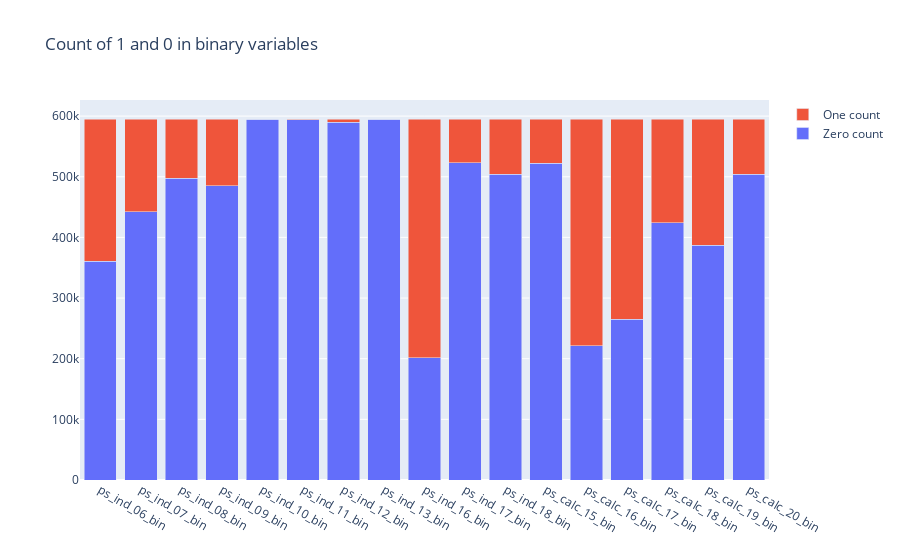

Notebook source saved alongside this figure:
### Code cell
trace1 = go.Bar(x = bin_col, y = zero_list, name = 'Zero count')
trace2 = go.Bar(x = bin_col, y = one_list, name = 'One count')
data = [trace1, trace2]
layout = go.Layout(barmode = 'stack', title = 'Count of 1 and 0 in binary variables')

fig = go.Figure(data = data, layout = layout)
py.iplot(fig, filename = 'stacked-bar')

### Figure 1 — Plotly figure (JSON) as saved in the notebook; plotly's stock layout.template omitted (floating-point values rounded to 4 significant figures)
{"data": [{"name": "Zero count", "x": ["ps_ind_06_bin", "ps_ind_07_bin", "ps_ind_08_bin", "ps_ind_09_bin", "ps_ind_10_bin", "ps_ind_11_bin", "ps_ind_12_bin", "ps_ind_13_bin", "ps_ind_16_bin", "ps_ind_17_bin", "ps_ind_18_bin", "ps_calc_15_bin", "ps_calc_16_bin", "ps_calc_17_bin", "ps_calc_18_bin", "ps_calc_19_bin", "ps_calc_20_bin"], "y": [360852, 442223, 497644, 484917, 594990, 594205, 589594, 594648, 201882, 523143, 503879, 522342, 221514, 265356, 424278, 387469, 503955], "type": "bar"}, {"name": "One count", "x": ["ps_ind_06_bin", "ps_ind_07_bin", "ps_ind_08_bin", "ps_ind_09_bin", "ps_ind_10_bin", "ps_ind_11_bin", "ps_ind_12_bin", "ps_ind_13_bin", "ps_ind_16_bin", "ps_ind_17_bin", "ps_ind_18_bin", "ps_calc_15_bin", "ps_calc_16_bin", "ps_calc_17_bin", "ps_calc_18_bin", "ps_calc_19_bin", "ps_calc_20_bin"], "y": [234360, 152989, 97568, 110295, 222, 1007, 5618, 564, 393330, 72069, 91333, 72870, 373698, 329856, 170934, 207743, 91257], "type": "bar"}], "layout": {"barmode": "stack", "title": {"text": "Count of 1 and 0 in binary variables"}, "xaxis": {"type": "category", "range": [-0.5, 16.5], "autorange": true}, "yaxis": {"type": "linear", "range": [0, 626500.0], "autorange": true}, "autosize": true}}
